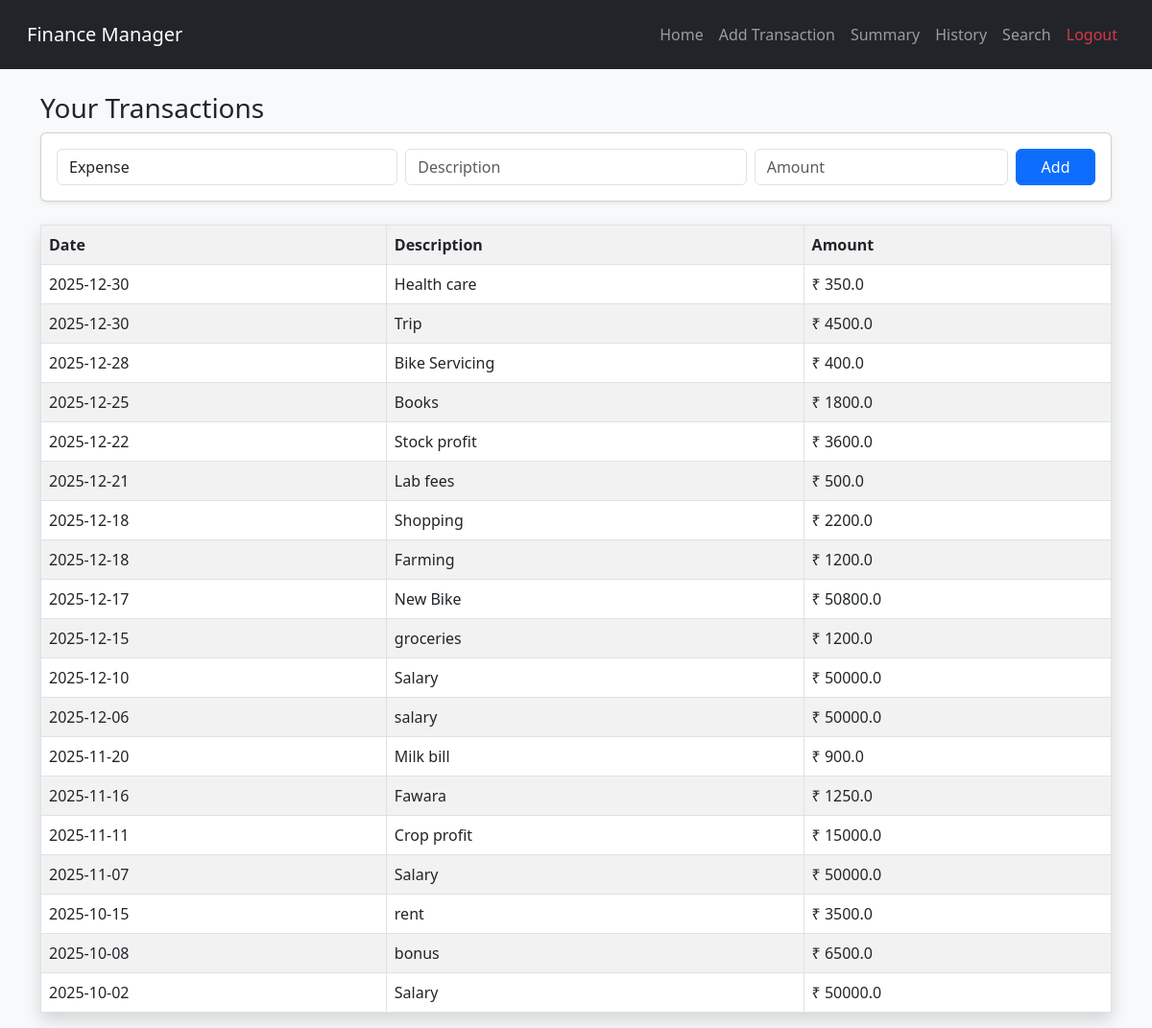
Page /transactions (signed in) on the committed database.
### finance/models.py (models this page shows, shortened)
class Transaction(db.Model):
    __tablename__ = "transaction"
    id = db.Column(db.Integer, primary_key=True)
    date = db.Column(db.Date, nullable=False, default=date.today)
    description = db.Column(db.String(200))
    amount = db.Column(db.Float, nullable=False)
    trans_type = db.Column(db.String(10), nullable=False)
    user_id = db.Column(db.Integer, db.ForeignKey('user.id'), nullable=False)

### finance/routes.py (the view, shortened to what this page needs)
@main_bp.route("/transactions", methods=["GET", "POST"])
@login_required
def transactions():
    tx_list = Transaction.query.filter_by(user_id=current_user.id).order_by(Transaction.date.desc()).all()
    return render_template("transactions.html", transactions=tx_list)

### finance/models.py (called while the page is built)
@login_manager.user_loader
def load_user(user_id):
    return User.query.get(int(user_id))

### finance/templates/transactions.html (shortened to what this page needs)
{% extends "base.html" %}
{% block content %}
<h3>Your Transactions</h3>
<div class="card p-3 mb-4 shadow-sm">
    <form method="POST" class="row g-2">
        <div class="col-md-4">
            <select class="form-control" name="trans_type" required>
                <option value="expense" selected>Expense</option>
            </select>
        </div>
        <div class="col-md-4">
            <input class="form-control" name="description" placeholder="Description" required>
        </div>
        <div class="col-md-3">
            <input class="form-control" name="amount" type="number" step="0.01" placeholder="Amount" required>
        </div>
        <div class="col-md-1">
            <button class="btn btn-primary w-100">Add</button>
        </div>
    </form>
</div>
<table class="table table-striped table-bordered shadow">
    <tr><th>Date</th><th>Description</th><th>Amount</th></tr>
    {% for tx in transactions %}
    <tr>
        <td>{{ tx.date.strftime('%Y-%m-%d') }}</td>
        <td>{{ tx.description }}</td>
        <td>₹ {{ tx.amount }}</td>
    </tr>
    {% endfor %}
</table>
{% endblock %}

### rows in the picture
Transaction: date "2025-12-30", description "Health care", amount "350.0"
Transaction: date "2025-12-30", description "Trip", amount "4500.0"
Transaction: date "2025-12-28", description "Bike Servicing", amount "400.0"
Transaction: date "2025-12-25", description "Books", amount "1800.0"
Transaction: date "2025-12-22", description "Stock profit", amount "3600.0"
Transaction: date "2025-12-21", description "Lab fees", amount "500.0"
Transaction: date "2025-12-18", description "Shopping", amount "2200.0"
Transaction: date "2025-12-18", description "Farming", amount "1200.0"
Transaction: date "2025-12-17", description "New Bike", amount "50800.0"
Transaction: date "2025-12-15", description "groceries", amount "1200.0"
Transaction: date "2025-12-10", description "Salary", amount "50000.0"
Transaction: date "2025-12-06", description "salary", amount "50000.0"
Transaction: date "2025-11-20", description "Milk bill", amount "900.0"
Transaction: date "2025-11-16", description "Fawara", amount "1250.0"
Transaction: date "2025-11-11", description "Crop profit", amount "15000.0"
Transaction: date "2025-11-07", description "Salary", amount "50000.0"
Transaction: date "2025-10-15", description "rent", amount "3500.0"
Transaction: date "2025-10-08", description "bonus", amount "6500.0"
Transaction: date "2025-10-02", description "Salary", amount "50000.0"
